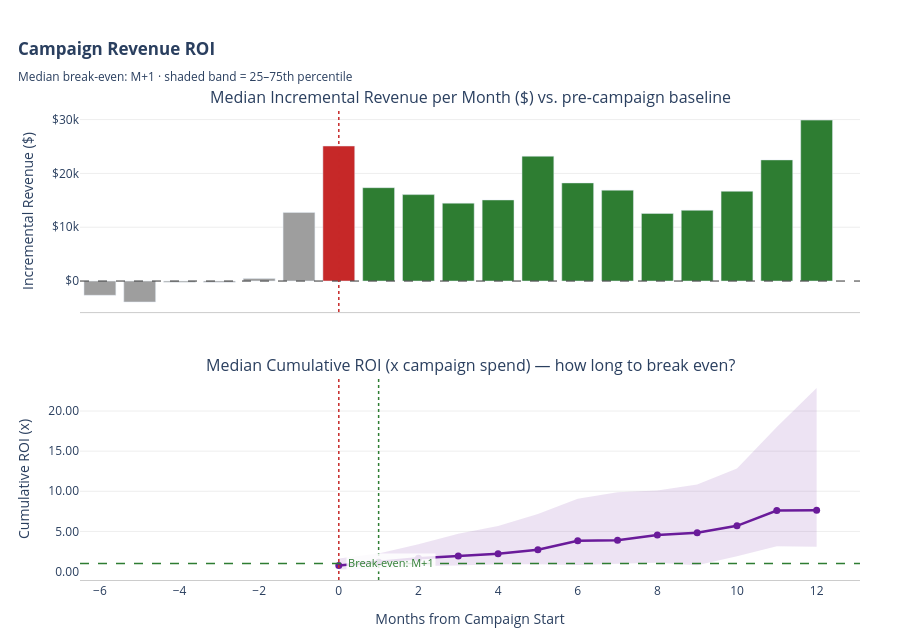

Here is the notebook cell this chart was saved with:
### Code cell
if len(roi_df) == 0:
    print("No ROI data to plot.")
else:
    agg_incr = (
        roi_df.groupby('months_from_campaign')['incremental_revenue']
        .median().reset_index()
    )
    agg_roi = (
        roi_df[roi_df['months_from_campaign'] >= 0]
        .groupby('months_from_campaign')['cumulative_roi']
        .agg(median='median',
             q25=lambda s: s.quantile(0.25),
             q75=lambda s: s.quantile(0.75))
        .reset_index()
    )

    breakeven     = agg_roi[agg_roi['median'] >= 1.0]
    breakeven_month = int(breakeven['months_from_campaign'].iloc[0]) if len(breakeven) > 0 else None

    fig = make_subplots(
        rows=2, cols=1,
        shared_xaxes=True,
        subplot_titles=[
            'Median Incremental Revenue per Month ($) vs. pre-campaign baseline',
            'Median Cumulative ROI (x campaign spend) — how long to break even?',
        ],
        vertical_spacing=0.14,
    )

    # Panel 1: incremental revenue bar chart
    bar_colors = ['#C62828' if x == 0 else ('#2E7D32' if x > 0 else '#9E9E9E')
                  for x in agg_incr['months_from_campaign']]
    fig.add_trace(go.Bar(
        x=agg_incr['months_from_campaign'],
        y=agg_incr['incremental_revenue'],
        marker_color=bar_colors,
        hovertemplate='M%{x}<br>Median incr. revenue: $%{y:,.0f}<extra></extra>',
    ), row=1, col=1)
    fig.add_hline(y=0, line=dict(color='#333', dash='dash', width=1), row=1, col=1)
    fig.add_vline(x=0, line=dict(color='#C62828', dash='dot', width=1.5), row=1, col=1)

    # Panel 2: cumulative ROI with IQR band
    x_roi = agg_roi['months_from_campaign']
    fig.add_trace(go.Scatter(
        x=list(x_roi) + list(x_roi[::-1]),
        y=list(agg_roi['q75']) + list(agg_roi['q25'][::-1]),
        fill='toself', fillcolor='#6A1B9A', opacity=0.12,
        line=dict(width=0), showlegend=False, hoverinfo='skip',
    ), row=2, col=1)
    fig.add_trace(go.Scatter(
        x=x_roi, y=agg_roi['median'],
        mode='lines+markers',
        line=dict(color='#6A1B9A', width=2.5), marker=dict(size=7),
        showlegend=False,
        hovertemplate='M+%{x}<br>Cumulative ROI: %{y:.2f}x<extra></extra>',
    ), row=2, col=1)
    fig.add_hline(y=1.0, line=dict(color='#2E7D32', dash='dash', width=1.5), row=2, col=1)
    fig.add_vline(x=0,   line=dict(color='#C62828', dash='dot',  width=1.5), row=2, col=1)
    if breakeven_month is not None:
        fig.add_vline(x=breakeven_month,
                      line=dict(color='#2E7D32', dash='dot', width=1.5), row=2, col=1)
        fig.add_annotation(
            x=breakeven_month + 0.3, y=agg_roi[agg_roi['months_from_campaign'] == breakeven_month]['median'].iloc[0],
            text=f'Break-even: M+{breakeven_month}',
            showarrow=False,
            font=dict(color='#2E7D32', size=11),
            bgcolor='rgba(255,255,255,0.85)',
            row=2, col=1,
        )

    fig.update_yaxes(title_text='Incremental Revenue ($)', tickprefix='$', gridcolor='#EEE', row=1, col=1)
    fig.update_yaxes(title_text='Cumulative ROI (x)', tickformat='.2f', gridcolor='#EEE', row=2, col=1)
    for r in [1, 2]:
        fig.update_xaxes(showgrid=False, showline=True, linecolor='#CCC', row=r, col=1)
    fig.update_xaxes(title_text='Months from Campaign Start', row=2, col=1)

    be_txt = (f'Median break-even: M+{breakeven_month}'
              if breakeven_month is not None else 'Break-even not reached within window')
    fig.update_layout(
        title=dict(
            text=f'<b>Campaign Revenue ROI</b><br><sub>{be_txt} · shaded band = 25–75th percentile</sub>',
            x=0.02, xanchor='left',
        ),
        showlegend=False,
        plot_bgcolor='white',
        height=640,
        margin=dict(l=80, r=40, t=110, b=60),
    )
    fig.show()

### Figure 1 — Plotly figure (JSON) as saved in the notebook; plotly's stock layout.template omitted (floating-point values rounded to 4 significant figures)
{"data": [{"hovertemplate": "M%{x}<br>Median incr. revenue: $%{y:,.0f}<extra></extra>", "marker": {"color": ["#9E9E9E", "#9E9E9E", "#9E9E9E", "#9E9E9E", "#9E9E9E", "#9E9E9E", "#C62828", "#2E7D32", "#2E7D32", "#2E7D32", "#2E7D32", "#2E7D32", "#2E7D32", "#2E7D32", "#2E7D32", "#2E7D32", "#2E7D32", "#2E7D32", "#2E7D32"]}, "type": "bar", "x": [-6, -5, -4, -3, -2, -1, 0, 1, 2, 3, 4, 5, 6, 7, 8, 9, 10, 11, 12], "xaxis": "x", "y": [-2648.0, -3893.0, -216.3, -247.1, 486.8, 12750.0, 25090.0, 17350.0, 16060.0, 14480.0, 15070.0, 23200.0, 18230.0, 16890.0, 12570.0, 13150.0, 16690.0, 22510.0, 29910.0], "yaxis": "y"}, {"fill": "toself", "fillcolor": "#6A1B9A", "hoverinfo": "skip", "line": {"width": 0}, "opacity": 0.12, "showlegend": false, "type": "scatter", "x": [0, 1, 2, 3, 4, 5, 6, 7, 8, 9, 10, 11, 12, 12, 11, 10, 9, 8, 7, 6, 5, 4, 3, 2, 1, 0], "xaxis": "x2", "y": [1.616, 2.264, 3.406, 4.713, 5.662, 7.157, 9.064, 9.869, 10.1, 10.86, 12.85, 18.0, 22.86, 3.085, 3.167, 1.892, 0.7894, 1.097, 0.9732, 0.8171, 0.916, 0.9223, 0.754, 0.6898, 0.363, 0.2591], "yaxis": "y2"}, {"hovertemplate": "M+%{x}<br>Cumulative ROI: %{y:.2f}x<extra></extra>", "line": {"color": "#6A1B9A", "width": 2.5}, "marker": {"size": 7}, "mode": "lines+markers", "showlegend": false, "type": "scatter", "x": [0, 1, 2, 3, 4, 5, 6, 7, 8, 9, 10, 11, 12], "xaxis": "x2", "y": [0.7514, 1.158, 1.652, 1.929, 2.215, 2.712, 3.83, 3.886, 4.548, 4.834, 5.694, 7.597, 7.65], "yaxis": "y2"}], "layout": {"annotations": [{"font": {"size": 16}, "showarrow": false, "text": "Median Incremental Revenue per Month ($) vs. pre-campaign baseline", "x": 0.5, "xanchor": "center", "xref": "paper", "y": 1, "yanchor": "bottom", "yref": "paper"}, {"font": {"size": 16}, "showarrow": false, "text": "Median Cumulative ROI (x campaign spend) — how long to break even?", "x": 0.5, "xanchor": "center", "xref": "paper", "y": 0.43, "yanchor": "bottom", "yref": "paper"}, {"bgcolor": "rgba(255,255,255,0.85)", "font": {"color": "#2E7D32", "size": 11}, "showarrow": false, "text": "Break-even: M+1", "x": 1.3, "xref": "x2", "y": 1.158, "yref": "y2"}], "height": 640, "margin": {"b": 60, "l": 80, "r": 40, "t": 110}, "plot_bgcolor": "white", "shapes": [{"line": {"color": "#333", "dash": "dash", "width": 1}, "type": "line", "x0": 0, "x1": 1, "xref": "x domain", "y0": 0, "y1": 0, "yref": "y"}, {"line": {"color": "#C62828", "dash": "dot", "width": 1.5}, "type": "line", "x0": 0, "x1": 0, "xref": "x", "y0": 0, "y1": 1, "yref": "y domain"}, {"line": {"color": "#2E7D32", "dash": "dash", "width": 1.5}, "type": "line", "x0": 0, "x1": 1, "xref": "x2 domain", "y0": 1, "y1": 1, "yref": "y2"}, {"line": {"color": "#C62828", "dash": "dot", "width": 1.5}, "type": "line", "x0": 0, "x1": 0, "xref": "x2", "y0": 0, "y1": 1, "yref": "y2 domain"}, {"line": {"color": "#2E7D32", "dash": "dot", "width": 1.5}, "type": "line", "x0": 1, "x1": 1, "xref": "x2", "y0": 0, "y1": 1, "yref": "y2 domain"}], "showlegend": false, "title": {"text": "<b>Campaign Revenue ROI</b><br><sub>Median break-even: M+1 · shaded band = 25–75th percentile</sub>", "x": 0.02, "xanchor": "left"}, "xaxis": {"anchor": "y", "domain": [0, 1], "linecolor": "#CCC", "matches": "x2", "showgrid": false, "showline": true, "showticklabels": false}, "xaxis2": {"anchor": "y2", "domain": [0, 1], "linecolor": "#CCC", "showgrid": false, "showline": true, "title": {"text": "Months from Campaign Start"}}, "yaxis": {"anchor": "x", "domain": [0.57, 1], "gridcolor": "#EEE", "tickprefix": "$", "title": {"text": "Incremental Revenue ($)"}}, "yaxis2": {"anchor": "x2", "domain": [0, 0.43], "gridcolor": "#EEE", "tickformat": ".2f", "title": {"text": "Cumulative ROI (x)"}}}}
